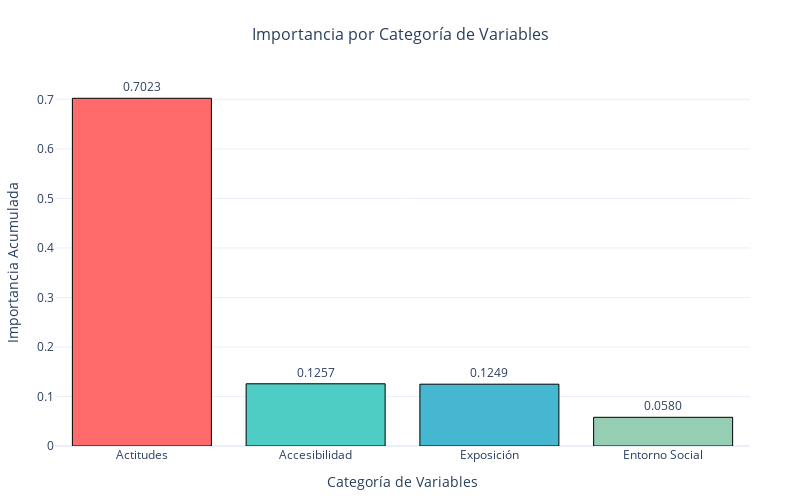

The notebook cell this image was saved under:
### Markdown cell above
## 7. Insights para Políticas Públicas

### Code cell
# Análisis de importancia por categorías
categorias = {
    'Entorno Social': ['G_01', 'G_02', 'G_01_A', 'G_02_A'],
    'Actitudes': ['G_03', 'G_04', 'G_05'],
    'Accesibilidad': ['G_06_A', 'G_06_B', 'G_06_C', 'G_06_D'],
    'Exposición': ['G_07', 'G_08_A', 'G_08_B']
}

# Calcular importancia por categoría
cat_importance = {}
for categoria, variables in categorias.items():
    # Buscar features que contengan estas variables
    cat_features = []
    for var in variables:
        cat_features.extend([f for f in feature_names if f.startswith(var)])
    
    # Sumar importancia
    total_importance = sum([importance_rf[feature_names.index(f)] for f in cat_features if f in feature_names])
    cat_importance[categoria] = total_importance

# Mostrar resultados
print("IMPORTANCIA POR CATEGORÍA DE VARIABLES")
print("="*50)
for categoria, importancia in sorted(cat_importance.items(), key=lambda x: x[1], reverse=True):
    print(f"{categoria:<20}: {importancia:.4f}")

# Gráfico de categorías con Plotly
categorias_sorted = sorted(cat_importance.items(), key=lambda x: x[1], reverse=True)
cats, imps = zip(*categorias_sorted)

# Colores personalizados para cada categoría
colors = ['#FF6B6B', '#4ECDC4', '#45B7D1', '#96CEB4']

fig = go.Figure()

fig.add_trace(go.Bar(
    x=list(cats),
    y=list(imps),
    marker=dict(
        color=colors,
        line=dict(color='black', width=1)
    ),
    text=[f"{imp:.4f}" for imp in imps],
    textposition='outside',
    hovertemplate='<b>%{x}</b><br>Importancia: %{y:.4f}<extra></extra>'
))

fig.update_layout(
    title={
        'text': 'Importancia por Categoría de Variables',
        'x': 0.5,
        'xanchor': 'center',
        'font': {'size': 16}
    },
    xaxis_title='Categoría de Variables',
    yaxis_title='Importancia Acumulada',
    height=500,
    width=800,
    template='plotly_white',
    showlegend=False,
    margin=dict(l=50, r=50, t=80, b=50)
)

fig.show()

### Figure 1 — Plotly figure (JSON) as saved in the notebook; plotly's stock layout.template omitted (floating-point values rounded to 4 significant figures)
{"data": [{"hovertemplate": "<b>%{x}</b><br>Importancia: %{y:.4f}<extra></extra>", "marker": {"color": ["#FF6B6B", "#4ECDC4", "#45B7D1", "#96CEB4"], "line": {"color": "black", "width": 1}}, "text": ["0.7023", "0.1257", "0.1249", "0.0580"], "textposition": "outside", "type": "bar", "x": ["Actitudes", "Accesibilidad", "Exposición", "Entorno Social"], "y": [0.7023, 0.1257, 0.1249, 0.05795]}], "layout": {"height": 500, "margin": {"b": 50, "l": 50, "r": 50, "t": 80}, "showlegend": false, "title": {"font": {"size": 16}, "text": "Importancia por Categoría de Variables", "x": 0.5, "xanchor": "center"}, "width": 800, "xaxis": {"title": {"text": "Categoría de Variables"}}, "yaxis": {"title": {"text": "Importancia Acumulada"}}}}
